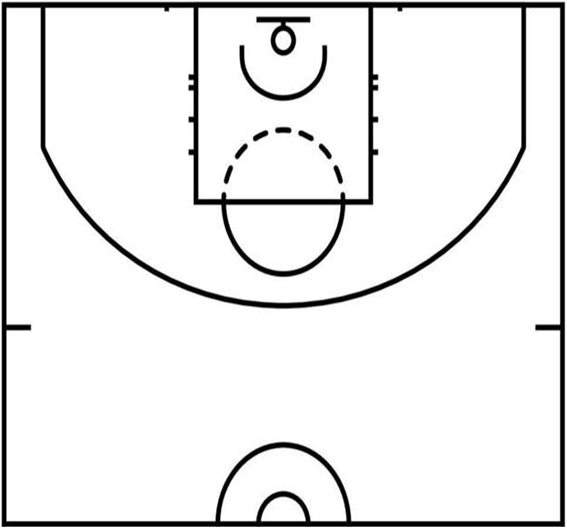
#> input picture images/basketball_halfcourt.jpg, 567 x 529 px
$ jupyter execute --allow-errors rebounding_data_analysis.ipynb
#> lines starting #> are read from the running program, lines starting #| are printed output that depends on the picture
[cell 1]
import pandas as pd
import numpy as np
import csv
import cv2
from math import sin, cos, radians
import matplotlib
import matplotlib.pyplot as plt
import matplotlib.patches as patches
import matplotlib.image as mpimg
from matplotlib.patches import Polygon as MplPolygon
from matplotlib.patches import Arc
import seaborn as sns
from shapely.geometry import Polygon, Point
from shapely.geometry.polygon import orient
from shapely.geometry import LineString
import sklearn
from sklearn import cluster
from sklearn import datasets
from sklearn import decomposition
from scipy import stats
import umap
import os
os.environ['OMP_NUM_THREADS'] = '1'

[cell 2]
# CHARGE AND TRANSFORM DATA

df_off_reb = pd.read_csv('csv/off_reb.csv')
#> (reads csv/off_reb.csv from the repository)
df_def_reb = pd.read_csv('csv/def_reb.csv')
#> (reads csv/def_reb.csv from the repository)
df_off_reb['kind']="offensive"
df_def_reb['kind']="defensive"
df = pd.concat([df_off_reb, df_def_reb], axis=0)

[cell 3]
df.info()

[cell 4]
'''
def POINTS_COURT (side_court):

    court = cv2.imread('images/basketball_halfcourt.jpg')
    cv2.imshow('Basketball half court', court)
    cv2.waitKey(0)
    cv2.destroyAllWindows()

    plt.imshow(cv2.cvtColor(court, cv2.COLOR_BGR2RGB))
    plt.title(f"Select 6 key points in the {side_court} court 2D")
    points_2D = plt.ginput(6)
    plt.close()

    print(f"Points selected in the 2D {side_court} court:", points_2D)

    return points_2D

half_court_2D = POINTS_COURT("half court")
half_court = pd.DataFrame(half_court_2D, columns=['X', 'Y'])
half_court.to_csv("csv/points2D_half_court.csv", index=False)
'''

[cell 5]
# FIND THE HOMOGRAPHY MATRIX

left_court = pd.read_csv('csv/points2D_left_court.csv', skiprows=1, header=None).apply(tuple, axis=1).tolist()
#> (reads csv/points2D_left_court.csv from the repository)
right_court = pd.read_csv('csv/points2D_right_court.csv', skiprows=1, header=None).apply(tuple, axis=1).tolist()
#> (reads csv/points2D_right_court.csv from the repository)
half_court = pd.read_csv('csv/points2D_half_court.csv', skiprows=1, header=None).apply(tuple, axis=1).tolist()

left_court = np.array(left_court, dtype=np.float32)
right_court = np.array(right_court, dtype=np.float32)
half_court = np.array(half_court, dtype=np.float32)

H_left, status = cv2.findHomography(left_court, half_court, cv2.RANSAC)
H_right, status = cv2.findHomography(right_court, half_court, cv2.RANSAC)

[cell 6]
# TRANSFORMATION OF THE POINT THROUGH HOMOGRAPHY MATRIX

df['court'] = df['x_2D_shot'].apply(lambda x: "left" if x < 700 else "right")

def apply_homography(x, y, H):
    point = np.array([x, y, 1], dtype=np.float32)
    transformed_point = H @ point  # Transformación
    transformed_point /= transformed_point[2]  # Normalizar
    return transformed_point[0], transformed_point[1]

df['x_shot'] = np.nan
df['y_shot'] = np.nan
df['x_rebound'] = np.nan
df['y_rebound'] = np.nan

for index, row in df.iterrows():
    if row['court'] == 'left':
        x_shot, y_shot = apply_homography(row['x_2D_shot'], row['y_2D_shot'], H_left)
        x_rebound, y_rebound = apply_homography(row['x_2D_rebound'], row['y_2D_rebound'], H_left)
    else:
        x_shot, y_shot = apply_homography(row['x_2D_shot'], row['y_2D_shot'], H_right)
        x_rebound, y_rebound = apply_homography(row['x_2D_rebound'], row['y_2D_rebound'], H_right)

    df.at[index, 'x_shot'] = x_shot
    df.at[index, 'y_shot'] = y_shot
    df.at[index, 'x_rebound'] = x_rebound
    df.at[index, 'y_rebound'] = y_rebound

df = df.drop(['x_2D_shot', 'y_2D_shot', 'x_2D_rebound', 'y_2D_rebound', 'court'], axis=1)

[cell 7]
df.info()

[cell 8]
df

[cell 9]
# CLEAN THE DATA

df = df[(df["x_shot"] > 0) & (df["y_shot"] > 0) & (df["x_rebound"] > 0) & (df["y_rebound"] > 0)]
df = df[(df["x_shot"] < 560) & (df["y_shot"] < 400) & (df["x_rebound"] < 560) & (df["y_rebound"] < 400)]

[cell 10]
# CALCULATE ANGLES RESPECT VERTICAL AXIS

def CALCULATE_ANGLES (x, y):
    vec = np.array([x - 281, y - 30])
    vec_vertical = np.array([0, 1])
    product_vec = np.dot(vec, vec_vertical)
    norma_vec = np.linalg.norm(vec)
    norma_vec_vertical = np.linalg.norm(vec_vertical)
    cos_ang = product_vec / (norma_vec * norma_vec_vertical)
    angle = np.arccos(cos_ang) * (180 / np.pi)
    return angle

def CALCULATE_ANGLES_REBOUND (x_shot, y_shot, x_rebound, y_rebound):
    vec_rebound = np.array([x_rebound, y_rebound])
    sign = np.sign((x_rebound - 281) * (x_shot - 281))
    angle_rebound = CALCULATE_ANGLES (x_rebound, y_rebound)
    return angle_rebound * sign

df['angle_shot'] = df.apply(lambda row: CALCULATE_ANGLES (row['x_shot'], row['y_shot']), axis=1)
df['angle_rebound'] = df.apply(lambda row: CALCULATE_ANGLES_REBOUND (row['x_shot'], row['y_shot'], row['x_rebound'], row['y_rebound']), axis=1)

[cell 11]
# CALCULATE THE DISTANCE BETWEEN THE SHOT AND REBOUND AND THE HOOP IN METERS

hoop_x, hoop_y = 281, 30
def calculate_distance(x1, y1, x2, y2):
    distance = np.sqrt((x2 - x1)**2 + (y2 - y1)**2)
    distance = distance / 37.8
    return distance

df['dist_shot'] = df.apply(lambda row: calculate_distance(row['x_shot'], row['y_shot'], hoop_x, hoop_y), axis=1)
df['dist_rebound'] = df.apply(lambda row: calculate_distance(row['x_rebound'], row['y_rebound'], hoop_x, hoop_y), axis=1)

[cell 12]
# DEFINE CATEGORIES FOR DISTANCE
bins = [0, 3, 5, 10]
labels = ['short', 'Middle', 'Long']
df['dist_shot_cat'] = pd.cut(df['dist_shot'], bins=bins, labels=labels, right=False)
df['dist_rebound_cat'] = pd.cut(df['dist_rebound'], bins=bins, labels=labels, right=False)

# DEFINE CATEGORIES FOR ANGLE
bins = [0, 30, 60, 180]
labels = ['Top', 'Wing', 'Corner']
df['angle_shot_cat'] = pd.cut(df['angle_shot'], bins=bins, labels=labels, right=False)
df['angle_rebound_cat'] = pd.cut(df['angle_rebound'], bins=bins, labels=labels, right=False)

# DEFINE CATEGORIES FOR ANGLE
bins = [-180, -60, -30, 30, 60, 180]
labels = ['Opp Corner', 'Opp Wing', 'Top', 'Wing', 'Corner']
df['angle_shot_cat'] = pd.cut(df['angle_shot'], bins=bins, labels=labels, right=False)
df['angle_rebound_cat'] = pd.cut(df['angle_rebound'], bins=bins, labels=labels, right=False)

# COMBINE THE TWO CATEGORIES INTO A SINGLE COLUMN
df['angledist_shot_cat'] = df['dist_shot_cat'].astype(str) + "-" + df['angle_shot_cat'].astype(str)
df['angledist_rebound_cat'] = df['dist_rebound_cat'].astype(str) + "-" + df['angle_rebound_cat'].astype(str)

[cell 13]
# STANDARD DESCRIPTIVE STATISTIC of the REBOUND

df.describe().T

[cell 14]
# COUNT, AVERAGE AND STANDARD DESVIATION DEPENDING OF THE KIND OF REBOUND
print(df.groupby('kind')[['angle_shot','angle_rebound','dist_shot','dist_rebound']].count())
print(df.groupby('kind')[['angle_shot','angle_rebound','dist_shot','dist_rebound']].mean())
print(df.groupby('kind')[['angle_shot','angle_rebound','dist_shot','dist_rebound']].std())

[cell 15]
# HISTOGRAM OF DISTANCE SHOT

fig, ax = plt.subplots(figsize=(8, 4))
df['dist_shot'].hist(bins=15, color='skyblue', edgecolor='black', alpha=0.7)
plt.xlabel('Distance shot')
plt.ylabel('Frequency')
plt.title('Histogram of DISTANCE SHOT')
plt.show()

[cell 16]
# HISTOGRAM OF ANGLE SHOT

fig, ax = plt.subplots(figsize=(8, 4))
df['angle_shot'].hist(bins=15, color='skyblue', edgecolor='black', alpha=0.7)
plt.xlabel('Angle shot')
plt.ylabel('Frequency')
plt.title('Histogram of ANGLE SHOT')
plt.show()

[cell 17]
# HISTOGRAM OF ANGLE SHOT CATEGORY

fig, axes = plt.subplots(1, 2, figsize=(12, 5))

axes[0].hist(df['dist_shot_cat'], bins=3, color='skyblue', edgecolor='black', alpha=0.7)
axes[0].set_xlabel('Distance shot category')
axes[0].set_ylabel('Frequency')
axes[0].set_title('Histogram of DISTANCE SHOT CATEGORY')

axes[1].hist(df['angle_shot_cat'], bins=3, color='skyblue', edgecolor='black', alpha=0.7)
axes[1].set_xlabel('Angle shot  category')
axes[1].set_ylabel('Frequency')
axes[1].set_title('Histogram of ANGLE SHOT CATEGORY')

plt.tight_layout()
plt.show()

[cell 18]
# HISTOGRAMA DE LA VARIABLE 'ANGLE_REBOUND'

fig, ax = plt.subplots(figsize=(5, 3))
df['angle_rebound'].hist(bins=15, color='skyblue', edgecolor='black', alpha=0.7)
plt.xlabel('Angle rebound')
plt.ylabel('Frequency')
plt.title('Histogram of ANGLE REBOUND')
plt.show()

[cell 19]
# HISTOGRAM OF THE SHOT ANGLE BY SHOT DISTANCE

colors = ['salmon', 'lightblue', 'lightgreen']

fig, axes = plt.subplots(1, 3, figsize=(18, 6), sharey=True)

for ax, category, color in zip(axes, df['dist_shot_cat'].unique(), colors):
    subset = df[df['dist_shot_cat'] == category]
    weights = np.ones_like(subset['angle_shot']) / len(subset)
    ax.hist(subset['angle_shot'], bins=15, weights=weights, alpha=0.7, color=color, label=f'Distance {category}')
    ax.set_title(f'Distance: {category}')
    ax.set_xlabel('Angle of Shot')
    ax.set_ylabel('Relative Frequency')
    ax.legend()

plt.tight_layout()
plt.suptitle('Histogram of Shot Angle by Shot Distance Category (Relative Frequency)', fontsize=16)
plt.subplots_adjust(top=0.85)
plt.show()
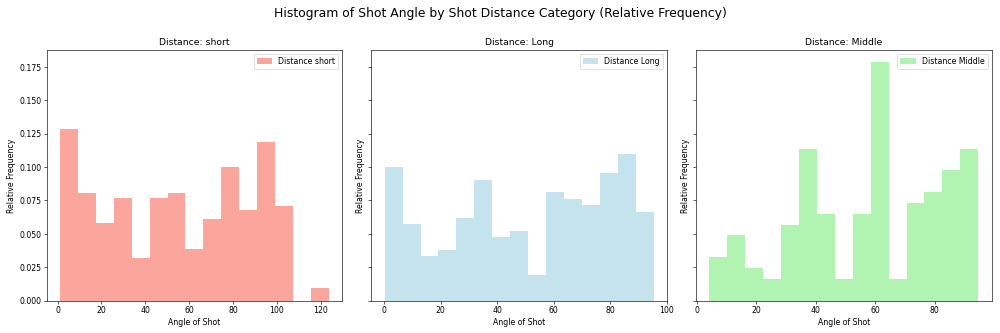
#> figure drawn by matplotlib, 3 panels; panel 1: tallest bar 0.129 high, from x = 1.07 to 9.25

[cell 20]
# HISTOGRAM OF THE REBOUND ANGLE BY SHOT ANGLE AND DISTANCE

fig, axes = plt.subplots(3, 3, figsize=(18, 18), sharey=True)
colors = ['blue', 'green', 'red', 'blue', 'green', 'red', 'blue', 'green', 'red']

for ax, category, color in zip(axes.flatten(), df['angledist_shot_cat'].unique(), colors):
    subset = df[df['angledist_shot_cat'] == category]
    weights = np.ones_like(subset['angle_rebound']) / len(subset)
    ax.hist(subset['angle_rebound'], bins=15, weights=weights, alpha=0.7, color=color, label=f'Category {category}')
    ax.set_title(f'Category: {category}')
    ax.set_xlabel('Angle of Rebound')
    ax.set_ylabel('Relative Frequency')
    ax.legend()

plt.tight_layout()
plt.suptitle('Histogram of Rebound Angle by Shot Angle-Distance Category (Relative Frequency)', fontsize=16)
plt.subplots_adjust(top=0.95)
plt.show()
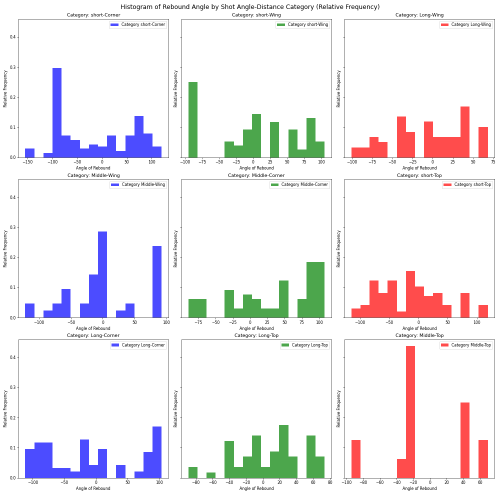
#> figure drawn by matplotlib, 9 panels; panel 1: tallest bar 0.297 high, from x = -99.57 to -81.26; panel 4: tallest bar 0.286 high, from x = -7.46 to 6.84; panel 7: tallest bar 0.17 high, from x = 89.81 to 104.2

[cell 21]
# BOXPLOT OF THE REBOUND ANGLE BY ANGLE-DISTANCE CATEGORIES OF THE SHOT

f, ax = plt.subplots(figsize=(16, 8))
order = sorted(df['angledist_shot_cat'].unique())
fig = sns.boxplot(x='angle_rebound', y='angledist_shot_cat', data=df, order = order)
plt.show()
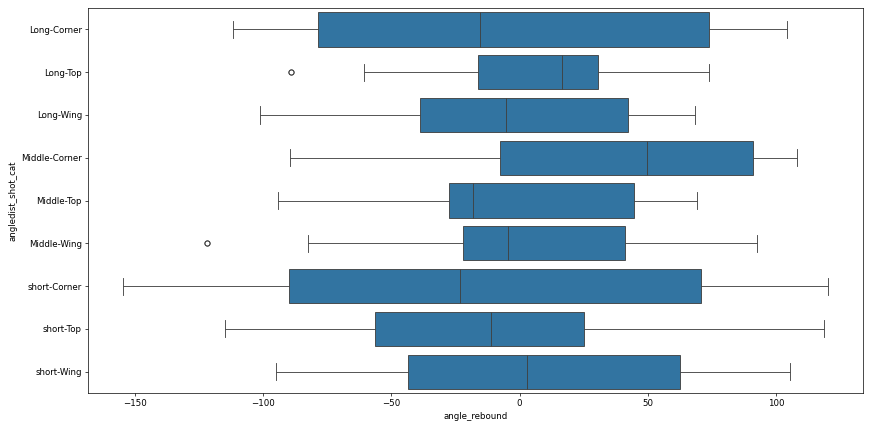
#> figure drawn by matplotlib, 1 panel

[cell 22]
# BOXPLOT OF THE REBOUND DISTANCE BY ANGLE-DISTANCE CATEGORIES OF THE SHOT

f, ax = plt.subplots(figsize=(16, 8))
fig = sns.boxplot(x='dist_rebound', y='angledist_shot_cat', data=df, order = order)
plt.show()
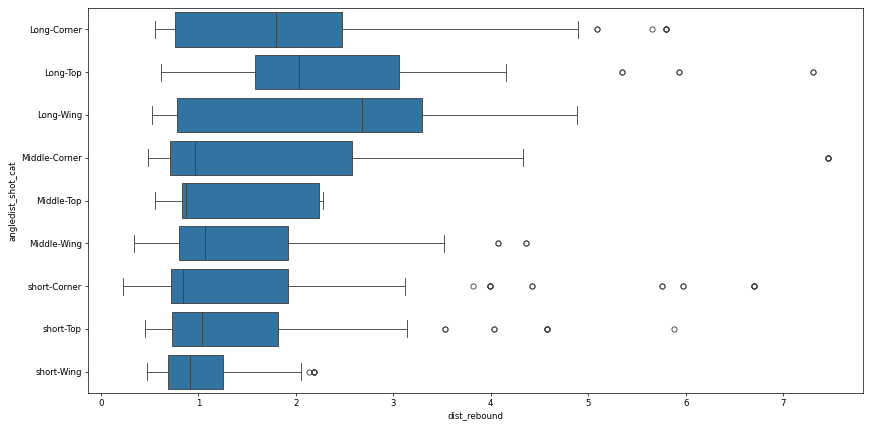
#> figure drawn by matplotlib, 1 panel

[cell 23]
# DISPERSION GRAPH BETWEEN SHOT DISTANCE AND REBOUND DISTANCE

slope, intercept, r_value, p_value, std_err = stats.linregress(df['dist_shot'], df['dist_rebound'])
plt.figure(figsize=(10, 6))
plt.scatter(df['dist_shot'], df['dist_rebound'], s=10, alpha=0.7, label='Data Points')
plt.plot(df['dist_shot'], slope * df['dist_shot'] + intercept, color='red', label='Regression Line')

plt.xlabel('Shot Distance')
plt.ylabel('Rebound Distance')
plt.title('Shot Distance vs Rebound Distance with Regression Line')
plt.legend()

plt.show()
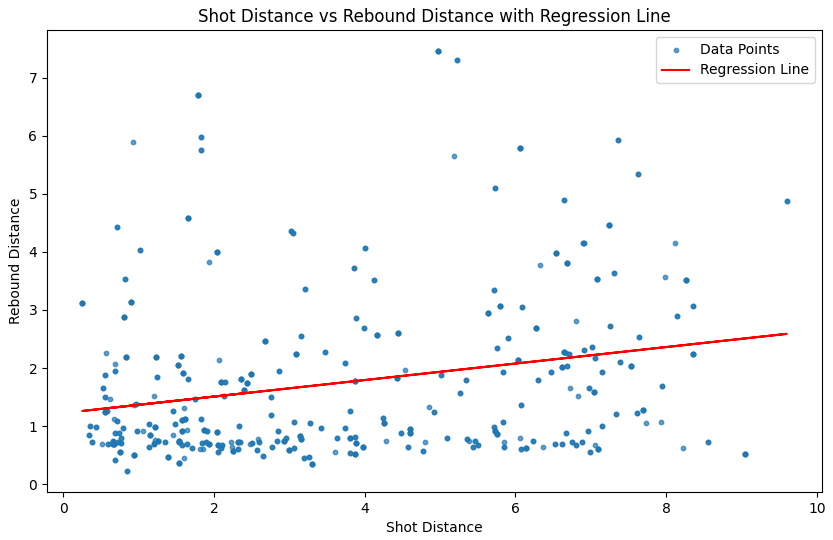
#> figure drawn by matplotlib, 1 panel

[cell 24]
# DISPERSION GRAPH BETWEEN SHOT ANGLE AND REBOUND ANGLE DISTRIBUTED BY DISTANCE

plt.figure(figsize=(10, 6))

for category in df['dist_shot_cat'].unique():
    subset = df[df['dist_shot_cat'] == category]
    slope, intercept, r_value, p_value, std_err = stats.linregress(subset['angle_shot'], subset['angle_rebound'])
    plt.scatter(subset['angle_shot'], subset['angle_rebound'], s=10, alpha=0.7, label=f'Data Points ({category})')
    plt.plot(subset['angle_shot'], slope * subset['angle_shot'] + intercept, label=f'Regression Line ({category})')

plt.xlabel('Shot Angle')
plt.ylabel('Rebound Angle')
plt.title('Shot Angle vs Rebound Angle with Regression Lines by Distance Category')
plt.legend()
plt.show()
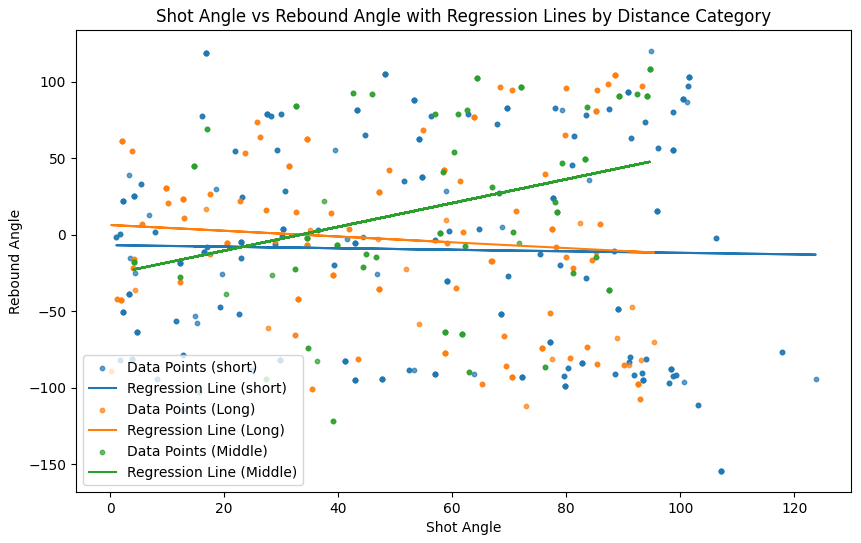
#> figure drawn by matplotlib, 1 panel

[cell 25]
# SHOT CHART WITH COORDS OF THE SPOTS

court_img = mpimg.imread('images/basketball_halfcourt.jpg')
#> court_img is the input picture: shape (529, 567, 3); min 0, max 255, mean 234.9
x_shot = df["x_shot"].tolist()
y_shot = df["y_shot"].tolist()

fig, ax = plt.subplots(figsize=(10, 6))
ax.imshow(court_img)
ax.scatter(x_shot, y_shot, c='red', s=10, label='Shots', zorder=5)
for i, (x, y) in enumerate(zip(x_shot, y_shot)):
    ax.text(x, y, f'({x:.1f}, {y:.1f})', color='blue', fontsize=8, ha='center', va='center')

ax.set_title("Shot spots")
ax.legend()
plt.show()
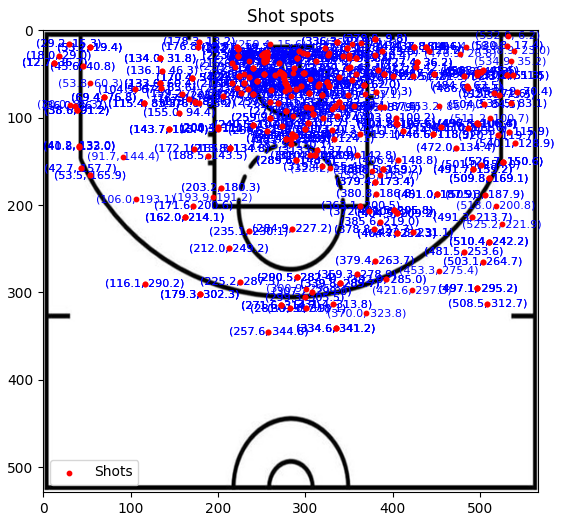
#> figure drawn by matplotlib, 1 panel

[cell 26]
# SHOT CHART

court_img = mpimg.imread('images/basketball_halfcourt.jpg')

x_shot = df["x_shot"].tolist()
y_shot = df["y_shot"].tolist()

fig, ax = plt.subplots(figsize=(10, 6))
ax.imshow(court_img)
ax.scatter(x_shot, y_shot, c='red', s=10, label='Shots', zorder=5)
ax.set_title("Shot spots")
ax.legend()
plt.show()
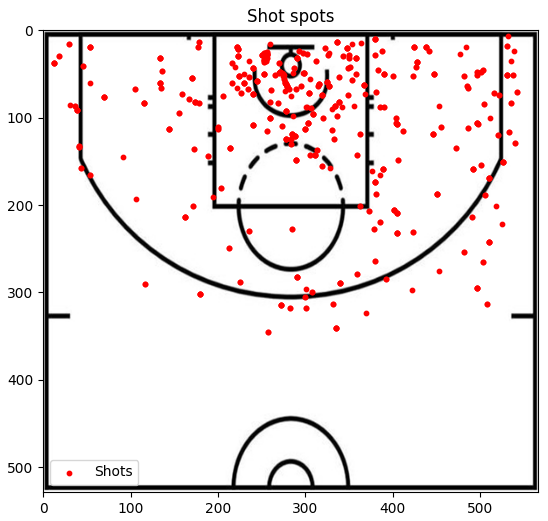
#> figure drawn by matplotlib, 1 panel

[cell 27]
# REBOUND CHART

court_img = mpimg.imread('images/basketball_halfcourt.jpg')
x_rebound = df["x_rebound"].tolist()
y_rebound = df["y_rebound"].tolist()

fig, ax = plt.subplots(figsize=(10, 6))
ax.imshow(court_img)
ax.scatter(x_rebound, y_rebound, c='red', marker='x', s=10, label='Rebounds', zorder=5)
ax.set_title("Rebounds spots")
ax.legend()
plt.show()
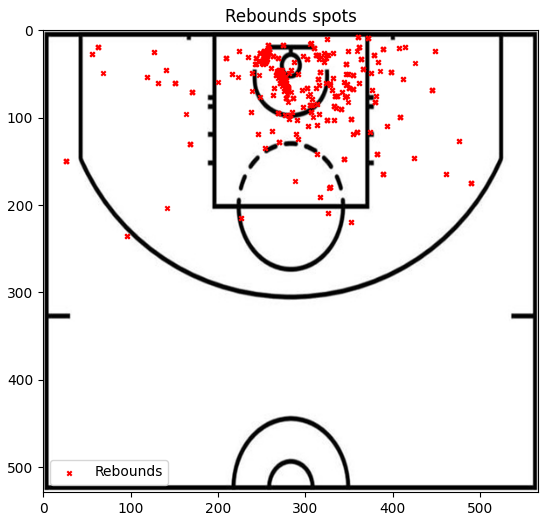
#> figure drawn by matplotlib, 1 panel

[cell 28]
# GRAPH BETWEEN THE CONNECTION BETWEEN SHOTS AND REBOUNDS

court_img = mpimg.imread('images/basketball_halfcourt.jpg')
x_shot = df["x_shot"].tolist()
y_shot = df["y_shot"].tolist()
x_rebound = df["x_rebound"].tolist()
y_rebound = df["y_rebound"].tolist()


fig, ax = plt.subplots(figsize=(10, 6))
ax.imshow(court_img)

ax.scatter(x_shot, y_shot, c='red', s=10, label='Shots', zorder=5)
ax.scatter(x_rebound, y_rebound, c='blue', marker='x', s=10, label='Rebounds', zorder=5)
for (x_s, y_s, x_r, y_r) in zip(x_shot, y_shot, x_rebound, y_rebound):
    ax.plot([x_s, x_r], [y_s, y_r], color='green', linewidth=1, alpha=0.5)

ax.set_title("Connection from the shots to the rebounds")
ax.legend()
plt.show()
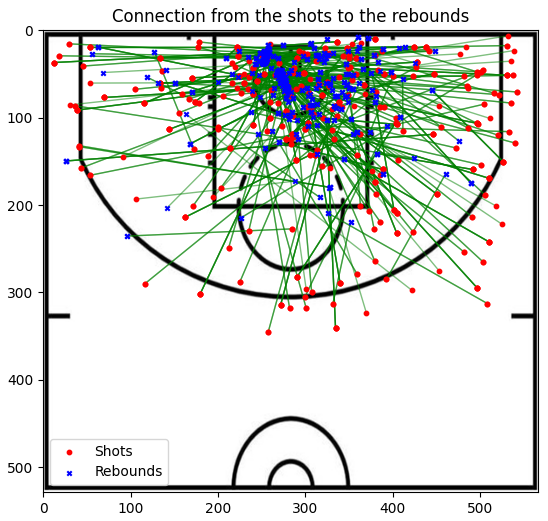
#> figure drawn by matplotlib, 1 panel
#> (the rest of the program and of its run is left out)
